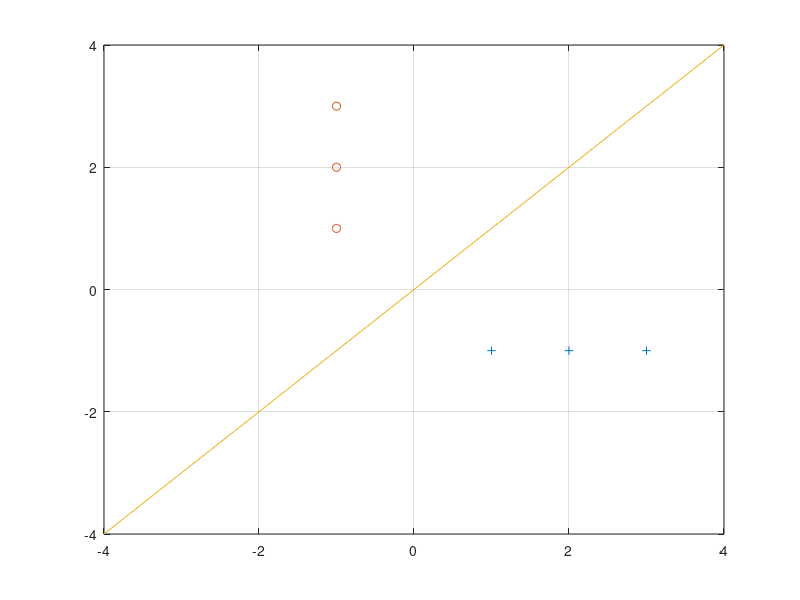

Write MATLAB code to recreate this figure. (Note: this script raises an error after producing the figure.)
% Load the Dataset to be worked on
dataset_input = load('6pointsinputs.txt'); % load input data points
dataset_output = load('6pointsoutputs.txt'); % load corresponding binary outputs

% Classify Data Points from Dataset
dataset_input(:,3) = dataset_output; % set input points equal to output results
positive_points = dataset_input(dataset_input(:,3) == 1,:); % extract positive points
negative_points = dataset_input(dataset_input(:,3) == -1,:); % extract negative points

figure; % create a new figure window with default property values

% Plot Positive & Negative Data Points
plot(positive_points(:,1),positive_points(:,2),'+'); % plot positive data points
hold on; % retains plots in the current axes so new plots do not delete it
plot(negative_points(:,1),negative_points(:,2),'o'); % plot negative data points
hold on; % retains plots in the current axes so new plots do not delete it

grid on; % display the major grid lines for the current axes

% Plot Linear Predictor/Separator
x = linspace(-4,4); % x coordinates
y = linspace(-4,4); % y coordinates
plot(x,y); % plot line on grid

% Piece the figure together
ax = gca; % returns the current axes in the current figure (gca creates a Cartesian axes object)
ax.XAxisLocation = 'origin'; % set axes center point to (0,0) origin
ax.YAxisLocation = 'origin'; % set axes center point to (0,0) origin

% Set Text in Graph
title('Plotting and Classification of Data Points'); % title the figure/plot
legend('Positive Classification', 'Negative Classification', 'Linear Predictor/Separator'); % label legend

% Set Plot Limits
xlim([-4,4]); % set domain of possible values to be displayed on plot
ylim([-4,4]); % set range of possible values to be displayed on plot